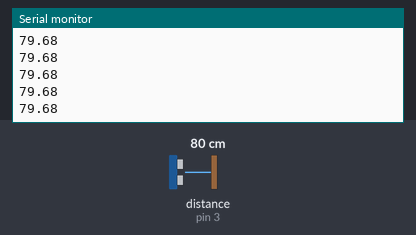
Recording of a sketch running on a simulated Arduino Uno, built with avr-gcc and run on an emulated ATmega328P. On the bench: the last lines printed to the serial monitor. Wiring (inferred from the names in the program): ultrasonic range finder: trigger pin 2; echo pin 3. The inputs (shaded band) are chosen by the test bench; at power-on: distance to the obstacle (sensor on pin 3) 80 cm. The echo pulse lasts 58.3 µs per cm.

Above: at 1.2 s.
1.3 s: distance to the obstacle (sensor on pin 3) set to 2 cm
At 1.38 s:
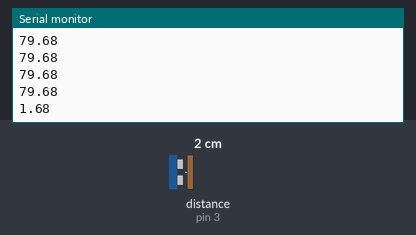
2.8 s: distance to the obstacle (sensor on pin 3) set to 4 cm
At 2.89 s:
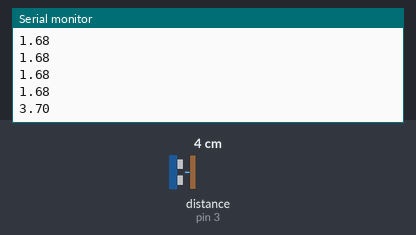
Timing chart, 0 to 5.8 s (numbered marks = the images above; inputs shaded):
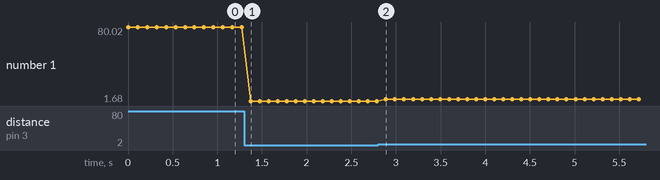

Measured:
- after the input at 1.3 s, the serial monitor: prints a new line after 0.07 s (image 1)
- after the input at 2.8 s, the serial monitor: prints a new line after 0.09 s (image 2)
- plotted number 1: 79.68 → 1.68 after the input at 1.3 s, 1.68 → 3.7 after the input at 2.8 s

The sketch:

prueba_distancia_ultrasonico.ino
```cpp
long tiempo;
int disparador = 2;   // triger
int entrada = 3;      // echo
float distancia;

void setup()
{
  pinMode(disparador, OUTPUT);
  pinMode(entrada, INPUT);

  Serial.begin(9600);
}


void loop()
{
  // lanzamos un pequeño pulso para activar el sensor
  digitalWrite(disparador, HIGH);
  delayMicroseconds(10);
  digitalWrite(disparador, LOW);

  // medimos el pulso de respuesta
  tiempo = (pulseIn(entrada, HIGH)/2); // dividido por 2 por que es el
                                       // tiempo que el sonido tarda
                                       // en ir y en volver
  // ahora calcularemos la distancia en cm
  // sabiendo que el espacio es igual a la velocidad por el tiempo
  // y que la velocidad del sonido es de 343m/s y que el tiempo lo
  // tenemos en millonesimas de segundo
  distancia = float(tiempo * 0.0343);

  // y lo mostramos por el puerto serie una vez por segundo
  Serial.println(distancia);
  delay(100);
}
```
